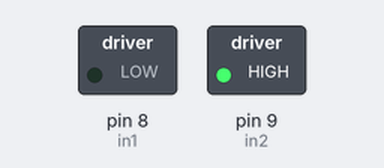
Bench run of a sketch on a simulated Arduino Uno, built with avr-gcc and run on an emulated ATmega328P. Parts: switched loads named in the sketch (green lamp = pin HIGH).

Above: at 0.5 s.
At 3.0 s:
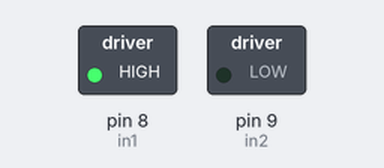
At 5.0 s:
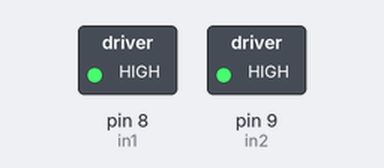
Timing chart, 0 to 7.8 s (numbered marks = the images above):
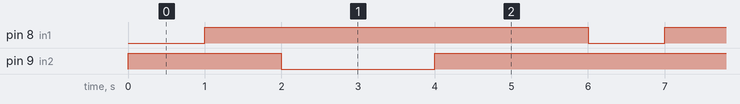

The sketch:

Relaytest.ino
```cpp
// Relay test for CW and CCW motor relays
/// 2021-06-07 PA0HPG

int in1 = 8; // Relay #1
int in2 = 9; // Relay #2

void setup() {
  pinMode(in1, OUTPUT);
  digitalWrite(in1, HIGH);
  pinMode(in2, OUTPUT);
  digitalWrite(in2, HIGH); // Both off
}
void loop() {
  digitalWrite(in1, LOW);  // ON #1
  delay(1000);             // One second
  digitalWrite(in1, HIGH); // OFF
  delay(1000);
digitalWrite(in2, LOW);    // ON #2
  delay(2000);             // Two seconds
  digitalWrite(in2, HIGH); // OFF #2
  delay(2000);

}
```

Measured:
- by itself, pin 8 (in1): alternates HIGH for 5.0 s and LOW for 1.0 s
- by itself, pin 9 (in2): alternates HIGH for 4.0 s and LOW for 2.0 s
- by itself, everything shown: repeats every 6.0 s, in 4 steps
